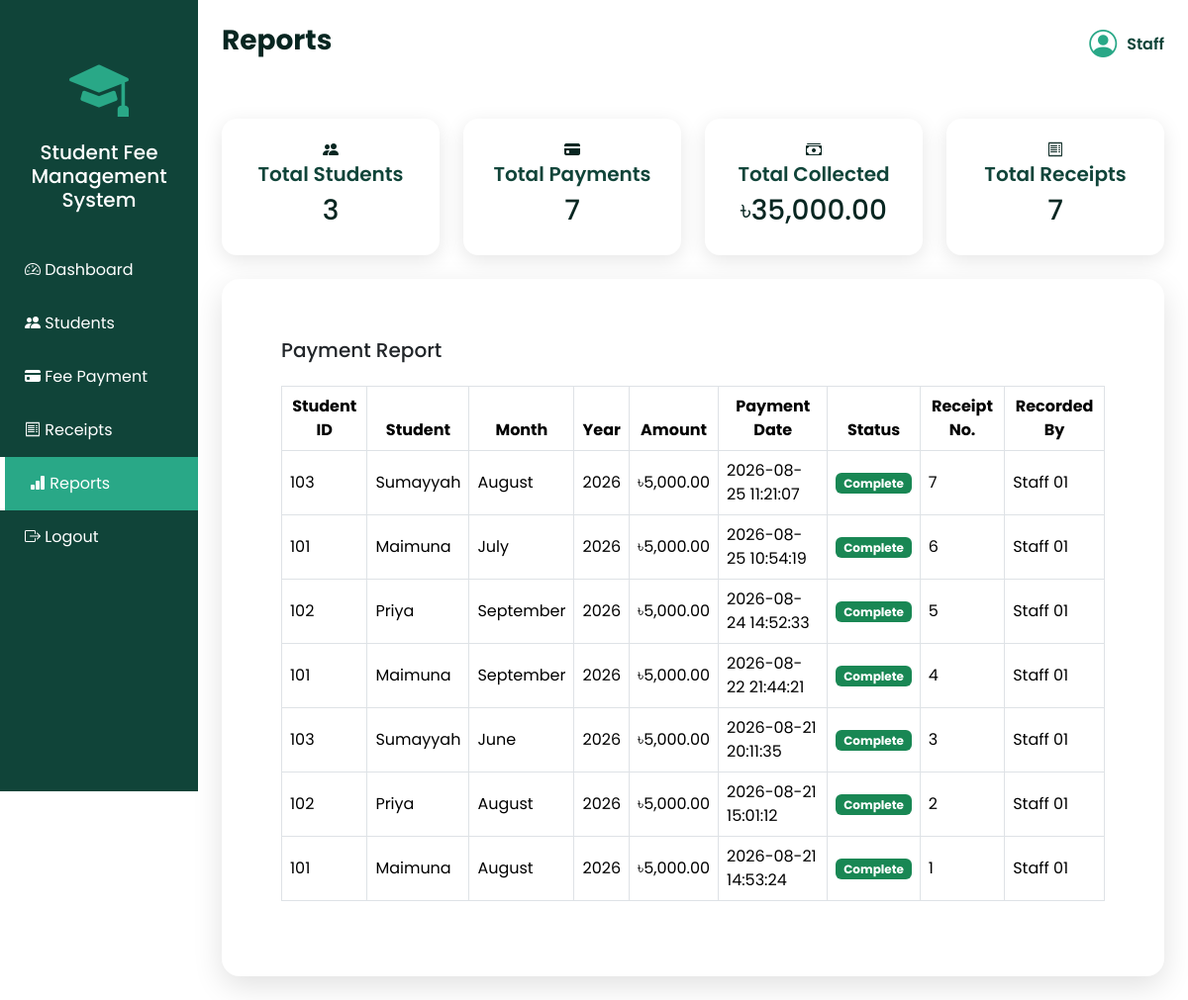
/reports.php (signed in), run on the app's committed database.
### tables this page shows
CREATE TABLE `payment` (
  `PaymentID` int(11) NOT NULL,
  `StudentID` int(11) DEFAULT NULL,
  `StaffID` int(11) DEFAULT NULL,
  `Month` enum('January','February','March','April','May','June','July','August','September','October','November','December') NOT NULL,
  `Year` year(4) NOT NULL,
  `Amount` decimal(10,2) NOT NULL,
  `PaymentDate` timestamp NOT NULL DEFAULT current_timestamp(),
  `Status` varchar(50) DEFAULT 'Incomplete'
);

CREATE TABLE `student` (
  `StudentID` int(11) NOT NULL,
  `Name` varchar(1000) NOT NULL,
  `Phone` int(11) DEFAULT NULL,
  `Semester` text DEFAULT NULL,
  `DepartmentID` int(11) DEFAULT NULL,
  `Email` varchar(100) DEFAULT NULL
);

CREATE TABLE `receipt` (
  `ReceiptID` int(11) NOT NULL,
  `PaymentID` int(11) DEFAULT NULL,
  `ReceiptNumber` int(11) NOT NULL,
  `GeneratedAt` timestamp NOT NULL DEFAULT current_timestamp()
);

CREATE TABLE `staff` (
  `StaffID` int(11) NOT NULL,
  `Name` varchar(1000) NOT NULL,
  `Email` text NOT NULL
);

### reports.php (the view, shortened to what this page needs)
<?php
require_once "config/db.php";
$totalStudents = 0;
$totalPayments = 0;
$totalCollected = 0;
$totalReceipts = 0;
$result = $conn->query("SELECT COUNT(*) AS total FROM student");
if ($result) {
    $row = $result->fetch_assoc();
    $totalStudents = $row['total'];
}
$result = $conn->query("SELECT COUNT(*) AS total FROM payment");
if ($result) {
    $row = $result->fetch_assoc();
    $totalPayments = $row['total'];
}
$result = $conn->query(
    "SELECT COALESCE(SUM(Amount), 0) AS total
     FROM payment
     WHERE LOWER(Status) = 'complete'"
);
if ($result) {
    $row = $result->fetch_assoc();
    $totalCollected = $row['total'];
}
$result = $conn->query("SELECT COUNT(*) AS total FROM receipt");
if ($result) {
    $row = $result->fetch_assoc();
    $totalReceipts = $row['total'];
}
$paymentResult = $conn->query(
    "SELECT
        payment.PaymentID,
        student.StudentID,
        student.Name AS StudentName,
        payment.Month,
        payment.Year,
        payment.Amount,
        payment.PaymentDate,
        payment.Status,
        staff.Name AS StaffName,
        receipt.ReceiptNumber
     FROM payment
     LEFT JOIN student
        ON payment.StudentID = student.StudentID
     LEFT JOIN staff
        ON payment.StaffID = staff.StaffID
     LEFT JOIN receipt
        ON payment.PaymentID = receipt.PaymentID
     ORDER BY payment.PaymentDate DESC"
);
?>
<!DOCTYPE html>
<html lang="en">
<head>
    <link href="https://cdn.jsdelivr.net/npm/bootstrap@5.3.7/dist/css/bootstrap.min.css"
          rel="stylesheet">
    <link rel="stylesheet"
          href="css/style.css">
    <link rel="stylesheet"
          href="https://cdn.jsdelivr.net/npm/bootstrap-icons@1.13.1/font/bootstrap-icons.min.css">
</head>
<body>
<div class="row g-0">
    <div class="col-lg-2">
        <div class="sidebar">
            <div class="text-center py-4">
                <i class="bi bi-mortarboard-fill logo-icon"></i>
                <h5 class="text-white mt-2">
                    Student Fee<br>
                    Management System
                </h5>
            </div>
            <a href="admin-dashboard.html"
               class="menu-item">
                <i class="bi bi-speedometer2"></i>
                Dashboard
            </a>
            <a href="students.php"
               class="menu-item">
                <i class="bi bi-people-fill"></i>
                Students
            </a>
            <a href="payment.php"
               class="menu-item">
                <i class="bi bi-credit-card-fill"></i>
                Fee Payment
            </a>
            <a href="receipts.php"
               class="menu-item">
                <i class="bi bi-receipt"></i>
                Receipts
            </a>
            <a href="reports.php"
               class="menu-item active">
                <i class="bi bi-bar-chart-fill"></i>
                Reports
            </a>
            <a href="logout.php"
               class="menu-item">
                <i class="bi bi-box-arrow-right"></i>
                Logout
            </a>
        </div>
    </div>
    <div class="col-lg-10">
        <div class="p-4">
            <div class="topbar">
                <h3>
                    Reports
                </h3>
                <div class="admin-info">
                    <i class="bi bi-person-circle"></i>
                    <span>
                        Staff
                    </span>
                </div>
            </div>
            <div class="row g-4 mt-2">
                <div class="col-md-3">
                    <div class="dashboard-card">
                        <i class="bi bi-people-fill"></i>
                        <h5>
                            Total Students
                        </h5>
                        <h3>
                            <?= $totalStudents ?>
                        </h3>
                    </div>
                </div>
                <div class="col-md-3">
                    <div class="dashboard-card">
                        <i class="bi bi-credit-card-fill"></i>
                        <h5>
                            Total Payments
                        </h5>
                        <h3>
                            <?= $totalPayments ?>
                        </h3>
                    </div>
                </div>
                <div class="col-md-3">
                    <div class="dashboard-card">
                        <i class="bi bi-cash-stack"></i>
                        <h5>
                            Total Collected
                        </h5>
                        <h3>
                            ৳<?= number_format($totalCollected, 2) ?>
                        </h3>
                    </div>
                </div>
                <div class="col-md-3">
                    <div class="dashboard-card">
                        <i class="bi bi-receipt"></i>
                        <h5>
                            Total Receipts
                        </h5>
                        <h3>
                            <?= $totalReceipts ?>
                        </h3>
                    </div>
                </div>
            </div>
            <div class="card mt-4">
                <div class="card-body">
                    <h5 class="mb-4">
                        Payment Report
                    </h5>
                    <?php if ($paymentResult && $paymentResult->num_rows > 0): ?>
                        <div class="table-responsive">
                            <table class="table table-bordered table-hover align-middle">
                                <thead>
                                    <tr>
                                        <th>Student ID</th>
                                        <th>Student</th>
                                        <th>Month</th>
                                        <th>Year</th>
                                        <th>Amount</th>
                                        <th>Payment Date</th>
                                        <th>Status</th>
                                        <th>Receipt No.</th>
                                        <th>Recorded By</th>
                                    </tr>
                                </thead>
                                <tbody>
                                    <?php while ($payment = $paymentResult->fetch_assoc()): ?>
                                        <tr>
                                            <td>
                                                <?= htmlspecialchars($payment['StudentID'] ?? 'N/A') ?>
                                            </td>
                                            <td>
                                                <?= htmlspecialchars($payment['StudentName'] ?? 'N/A') ?>
                                            </td>
                                            <td>
                                                <?= htmlspecialchars($payment['Month']) ?>
                                            </td>
                                            <td>
                                                <?= htmlspecialchars($payment['Year']) ?>
                                            </td>
                                            <td>
                                                ৳<?= number_format($payment['Amount'], 2) ?>
                                            </td>
                                            <td>
                                                <?= htmlspecialchars($payment['PaymentDate']) ?>
                                            </td>
                                            <td>
                                                <?php if (strtolower($payment['Status']) == 'complete'): ?>
                                                    <span class="badge bg-success">
                                                        <?= htmlspecialchars($payment['Status']) ?>
                                                    </span>
                                                <?php else: ?>
                                                    <span class="badge bg-warning text-dark">
                                                        <?= htmlspecialchars($payment['Status'] ?? 'Incomplete') ?>
                                                    </span>
                                                <?php endif; ?>
                                            </td>
                                            <td>
                                                <?php if ($payment['ReceiptNumber']): ?>
                                                    <?= htmlspecialchars($payment['ReceiptNumber']) ?>
                                                <?php else: ?>
                                                    <span class="text-muted">
                                                        No Receipt
                                                    </span>
                                                <?php endif; ?>
                                            </td>
                                            <td>
                                                <?= htmlspecialchars($payment['StaffName'] ?? 'N/A') ?>
                                            </td>
                                        </tr>
                                    <?php endwhile; ?>
                                </tbody>
                            </table>
                        </div>
                    <?php endif; ?>
                </div>
            </div>
        </div>
    </div>
</div>
</body>
</html>

### css/style.css (style rules this page uses)
* { margin: 0; padding: 0; box-sizing: border-box; }
body { font-family: "Poppins", sans-serif; background: #FFFFFF; color: #082621; }
.card { border: none; border-radius: 15px; padding: 20px; box-shadow: 0 8px 25px rgba(0,0,0,0.15); }
.logo-icon { font-size: 60px; color: #29A887; }
.card { background-color: #FFFFFF; border: none; border-radius: 18px; box-shadow: 0 10px 30px rgba(0,0,0,0.12); }
.card-body { padding: 40px; }
::placeholder { color: #6c757d !important; }
.sidebar { background-color: #104439; min-height: 100vh; padding: 20px 0; }
.menu-item { display: block; color: white; text-decoration: none; padding: 15px 25px; font-size: 16px; transition: all 0.3s ease; }
.menu-item.active { background-color: #29A887; color: white; border-left: 5px solid #FFFFFF; }
.dashboard-card { background-color: #FFFFFF; border-radius: 15px; padding: 20px; box-shadow: 0 5px 20px rgba(0,0,0,0.1); text-align: center; transition: 0.3s; }
.dashboard-card h5 { color: #104439; font-weight: 600; }
.topbar { display: flex; justify-content: space-between; align-items: center; margin-bottom: 30px; }
.topbar h3 { color: #082621; font-weight: 700; }
.admin-info { display: flex; align-items: center; gap: 10px; font-weight: 600; color: #104439; }
.admin-info i { font-size: 28px; color: #29A887; }
.table { background-color: white; }
.table th { text-align: center; }
.table td { vertical-align: middle; }

### data on the page
payment: StudentID.StudentID "103", StudentID.Name "Sumayyah", Month "August", Year "2026", Amount "5,000.00", PaymentDate "2026-08-25 11:21:07", Status "Complete", receipt.ReceiptNumber "7", StaffID.Name "Staff 01"
payment: StudentID.StudentID "101", StudentID.Name "Maimuna", Month "July", Year "2026", Amount "5,000.00", PaymentDate "2026-08-25 10:54:19", Status "Complete", receipt.ReceiptNumber "6", StaffID.Name "Staff 01"
payment: StudentID.StudentID "102", StudentID.Name "Priya", Month "September", Year "2026", Amount "5,000.00", PaymentDate "2026-08-24 14:52:33", Status "Complete", receipt.ReceiptNumber "5", StaffID.Name "Staff 01"
payment: StudentID.StudentID "101", StudentID.Name "Maimuna", Month "September", Year "2026", Amount "5,000.00", PaymentDate "2026-08-22 21:44:21", Status "Complete", receipt.ReceiptNumber "4", StaffID.Name "Staff 01"
payment: StudentID.StudentID "103", StudentID.Name "Sumayyah", Month "June", Year "2026", Amount "5,000.00", PaymentDate "2026-08-21 20:11:35", Status "Complete", receipt.ReceiptNumber "3", StaffID.Name "Staff 01"
payment: StudentID.StudentID "102", StudentID.Name "Priya", Month "August", Year "2026", Amount "5,000.00", PaymentDate "2026-08-21 15:01:12", Status "Complete", receipt.ReceiptNumber "2", StaffID.Name "Staff 01"
payment: StudentID.StudentID "101", StudentID.Name "Maimuna", Month "August", Year "2026", Amount "5,000.00", PaymentDate "2026-08-21 14:53:24", Status "Complete", receipt.ReceiptNumber "1", StaffID.Name "Staff 01"

### other printed values
$totalStudents "3"
$totalPayments "7"
$totalCollected "35,000.00"
$totalReceipts "7"
